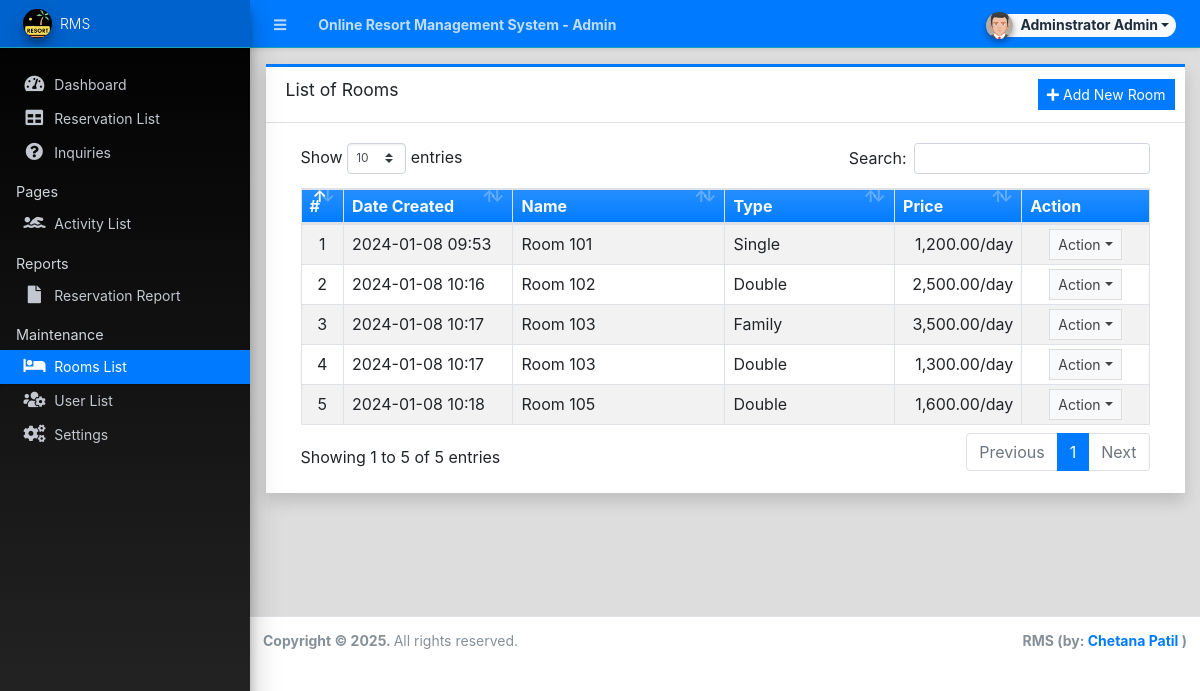
The app's page /admin/?page=rooms (signed in) with its own data.
### tables this page shows
CREATE TABLE `room_list` (
  `id` int(30) NOT NULL AUTO_INCREMENT,
  `name` text NOT NULL,
  `type` varchar(200) NOT NULL,
  `description` text NOT NULL,
  `price` float NOT NULL DEFAULT 0,
  `image_path` text NOT NULL,
  `status` tinyint(1) NOT NULL DEFAULT 1,
  `delete_flag` tinyint(1) NOT NULL DEFAULT 0,
  `date_created` datetime NOT NULL DEFAULT current_timestamp(),
  `date_updated` datetime DEFAULT NULL ON UPDATE current_timestamp(),
  PRIMARY KEY (`id`)
);

### admin/rooms/index.php (the view, shortened to what this page needs)
<div class="card card-outline card-primary rounded-0 shadow">
	<div class="card-header">
		<h3 class="card-title">List of Rooms</h3>
		<div class="card-tools">
			<a href="javascript:void(0)" id="create_new" class="btn btn-flat btn-sm btn-primary"><span class="fas fa-plus"></span>  Add New Room</a>
		</div>
	</div>
	<div class="card-body">
		<div class="container-fluid">
        <div class="container-fluid">
			<table class="table table-bordered table-hover table-striped">
				<colgroup>
					<col width="5%">
					<col width="20%">
					<col width="25%">
					<col width="20%">
					<col width="15%">
					<col width="15%">
				</colgroup>
				<thead>
					<tr class="bg-gradient-primary text-light">
						<th>#</th>
						<th>Date Created</th>
						<th>Name</th>
						<th>Type</th>
						<th>Price</th>
						<th>Action</th>
					</tr>
				</thead>
				<tbody>
					<?php
						$i = 1;
						$qry = $conn->query("SELECT * from `room_list` where delete_flag = 0 order by `name` asc ");
						while($row = $qry->fetch_assoc()):
					?>
						<tr>
							<td class="text-center"><?php echo $i++; ?></td>
							<td class=""><?php echo date("Y-m-d H:i",strtotime($row['date_created'])) ?></td>
							<td class=""><p class="m-0 truncate-1"><?php echo $row['name'] ?></p></td>
							<td class=""><p class="m-0 truncate-1"><?php echo $row['type'] ?></p></td>
							<td class="text-right"><?= number_format($row['price'],2) ?>/day</td>
							<td align="center">
								 <button type="button" class="btn btn-flat btn-default btn-sm dropdown-toggle dropdown-icon" data-toggle="dropdown">
				                  		Action
				                  </button>
							</td>
						</tr>
					<?php endwhile; ?>
				</tbody>
			</table>
		</div>
		</div>
	</div>
</div>

### records on screen
room_list: date_created "2024-01-08 09:53", name "Room 101", type "Single", price "1,200.00"
room_list: date_created "2024-01-08 10:16", name "Room 102", type "Double", price "2,500.00"
room_list: date_created "2024-01-08 10:17", name "Room 103", type "Family", price "3,500.00"
room_list: date_created "2024-01-08 10:17", name "Room 103", type "Double", price "1,300.00"
room_list: date_created "2024-01-08 10:18", name "Room 105", type "Double", price "1,600.00"

### other values on screen
$_settings->info('name') "Online Resort Management System"
$_settings->userdata('firstname').' '.$_settings->userdata('lastname') "Adminstrator Admin"
$_settings->info('short_name') "RMS"
